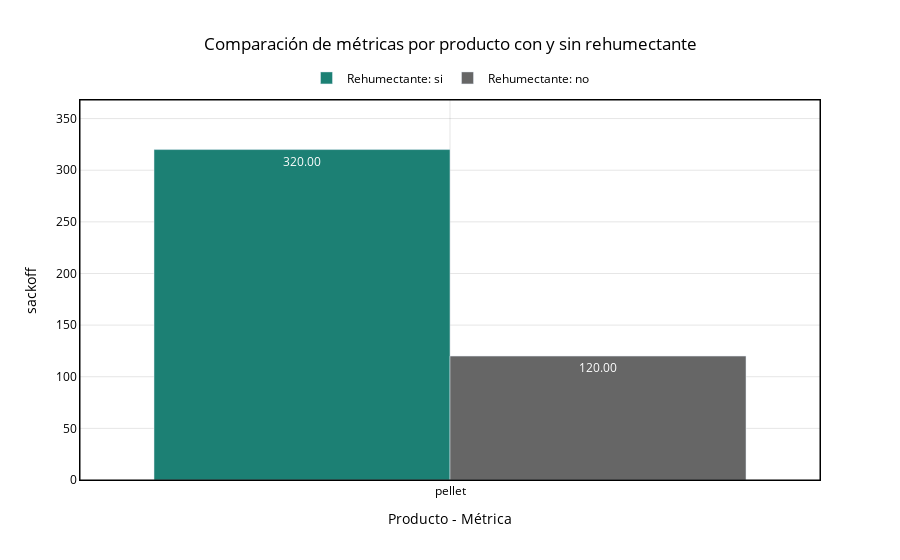

The notebook cell this image was saved under:
### Code cell
fig = rehumectante_comparison_plot_styled(
    raw[raw["producto"]=='pellet'],
    metrics=["sackoff",],
    show_percentage_change=False,
    #save_path=f"{ROOT_IMAGEN}/comparacion_rehumectante_sackoff.html",  # Aquí la ruta y formato
    save_format="html"
)
fig.show()
s3.save_plotly_html(fig, "comparacion_rehumectante_sackoff.html")

### Figure 1 — Plotly figure (JSON) as saved in the notebook; plotly's stock layout.template omitted (floating-point values rounded to 4 significant figures)
{"data": [{"marker": {"color": "#1c8074"}, "name": "Rehumectante: si", "text": ["320.00"], "textposition": "auto", "type": "bar", "x": ["pellet"], "y": [320]}, {"marker": {"color": "#666666"}, "name": "Rehumectante: no", "text": ["120.00"], "textposition": "auto", "type": "bar", "x": ["pellet"], "y": [120]}], "layout": {"barmode": "group", "legend": {"font": {"color": "black"}, "orientation": "h", "x": 0.5, "xanchor": "center", "y": 1.02, "yanchor": "bottom"}, "paper_bgcolor": "rgba(0,0,0,0)", "plot_bgcolor": "rgba(0,0,0,0)", "shapes": [{"line": {"color": "black", "width": 1}, "type": "rect", "x0": 0, "x1": 1, "xref": "paper", "y0": 0, "y1": 1, "yref": "paper"}], "title": {"font": {"color": "black"}, "text": "Comparación de métricas por producto con y sin rehumectante", "x": 0.5}, "xaxis": {"gridcolor": "rgba(0,0,0,0.1)", "linecolor": "black", "mirror": true, "showline": true, "tickfont": {"color": "black"}, "title": {"font": {"color": "black"}, "text": "Producto - Métrica"}}, "yaxis": {"gridcolor": "rgba(0,0,0,0.1)", "linecolor": "black", "mirror": true, "range": [0, 368], "showline": true, "tickfont": {"color": "black"}, "title": {"font": {"color": "black"}, "text": "sackoff"}}}}
